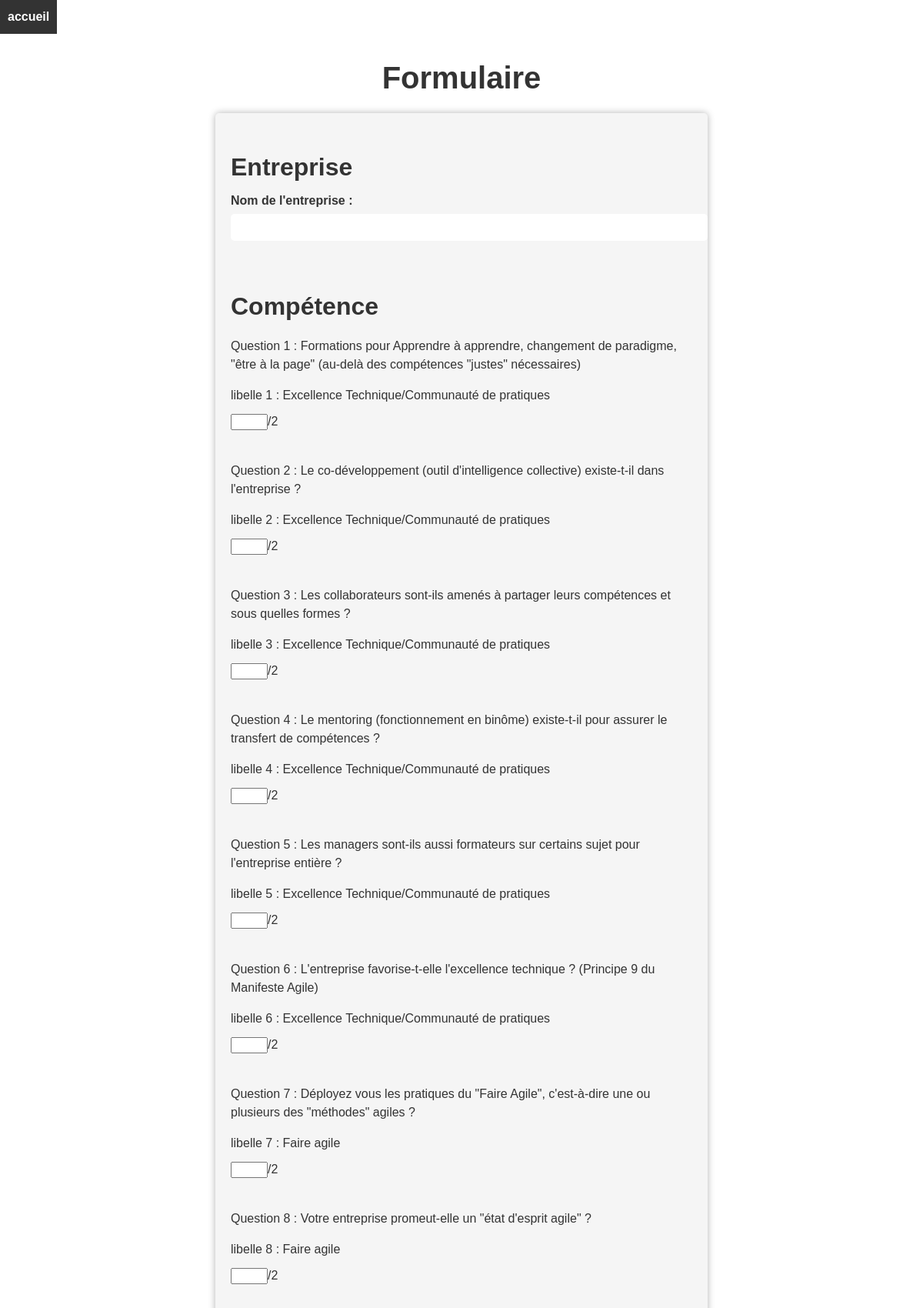
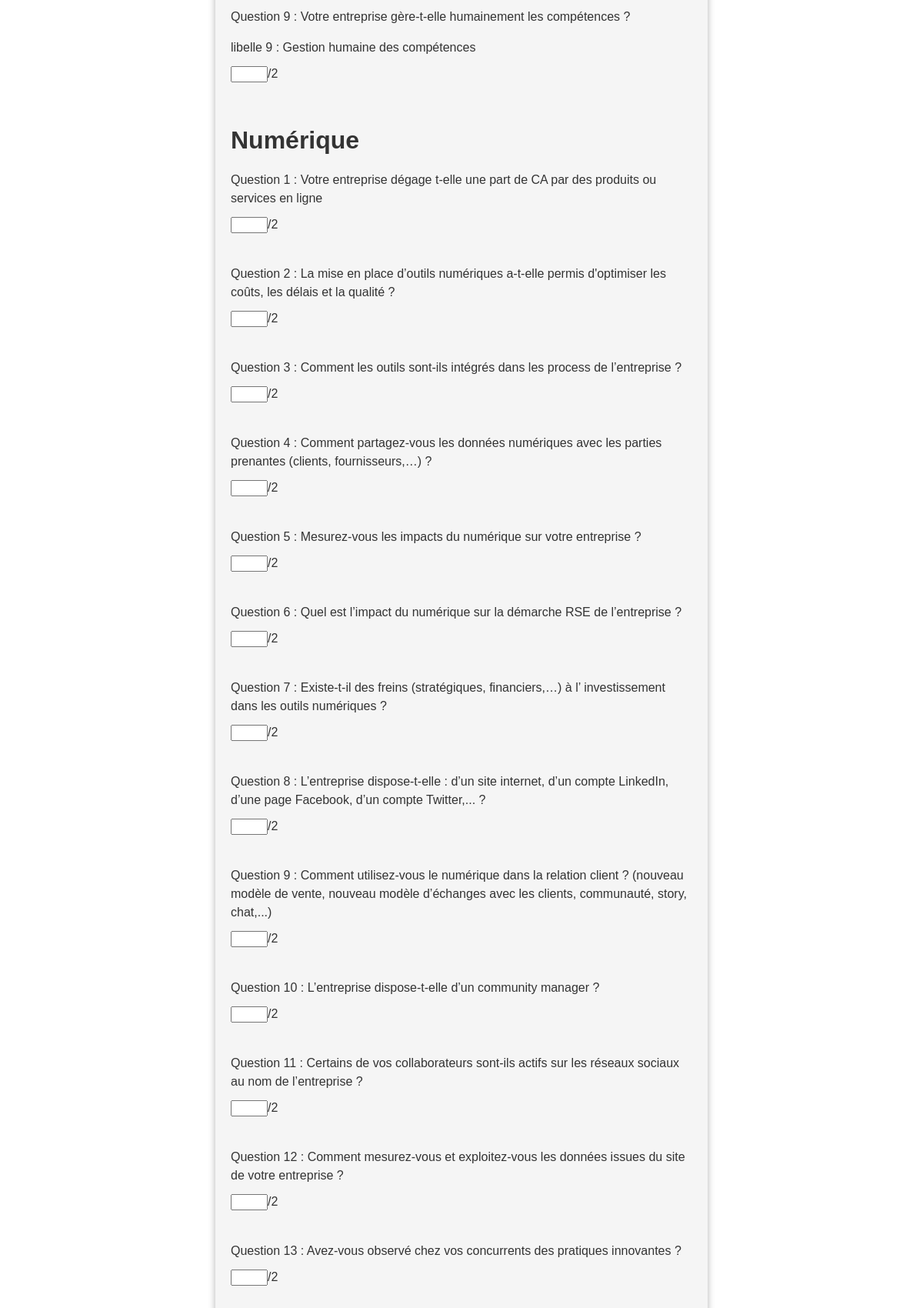
Screenshot of /pages/creation.php (upper part) with the database file from the repository (2 pictures, top to bottom).
### tables this page shows
CREATE TABLE `questionnement_competence` (
  `id` int(8) NOT NULL,
  `question` text NOT NULL,
  `id_item` int(8) NOT NULL
);

CREATE TABLE `competence_item` (
  `id` int(8) NOT NULL,
  `libelle` text NOT NULL,
  `progresser` text NOT NULL
);

CREATE TABLE `questionnement_numerique` (
  `id` int(8) NOT NULL,
  `id_item` int(11) NOT NULL,
  `question` text NOT NULL
);

### pages/creation.php (the view, shortened to what this page needs)
<?php require "header.php";
?>
<!DOCTYPE html>
<html>
<head>
    <link href="../style/style.css" rel="stylesheet">
</head>
<body>
	<nav>
		<a href="../index.php">accueil</a>
	</nav>
	<h1>Formulaire</h1>
	<form method="POST" action="">
		<h2>Entreprise</h2>
		<label for="nom_entreprise">Nom de l'entreprise :</label>
		<input type="text" id="nom_entreprise" name="nom_entreprise"><br><br>
		<h2>Compétence</h2>
		<?php
			$requete = "SELECT questionnement_competence.id as id , competence_item.id as iditem , question , libelle from questionnement_competence
			INNER JOIN competence_item on questionnement_competence.id_item = competence_item.id;";
			$resultat = $conn->query($requete);
			if ($resultat->num_rows > 0) {
				$i = 1;
				while ($row = $resultat->fetch_assoc()) {
					echo '<p>Question ' . $i . ' : ' . $row["question"] . '</p>';
					echo '<p>libelle ' . $i . ' : ' . $row["libelle"] . '</p>';
					echo '<input type="number" min="0" max="2" name="score_question_' . $i . '">/2<br><br>';
					$i++;
				}
			}
		?>
		<h2>Numérique</h2>
		<?php
			$requete = "SELECT questionnement_numerique.id as id , numerique_item.id as iditem , question , libelle from questionnement_numerique
			INNER JOIN numerique_item on questionnement_numerique.id_item = numerique_item.id;";
			$resultat = $conn->query($requete);
			if ($resultat->num_rows > 0) {
				$i = 1;
				while ($row = $resultat->fetch_assoc()) {
					echo '<p>Question ' . $i . ' : ' . $row["question"] . '</p>';
					echo '<input type="number" min="0" max="2" name="score_question_' . $i . '">/2<br><br>';
					$i++;
				}
			}
		?>
		<?php
			$requete = "SELECT questionnement_reactivite.id as id , reactivite_item.id as iditem , question , libelle from questionnement_reactivite
			INNER JOIN reactivite_item on questionnement_reactivite.id_item = reactivite_item.id;";
			$resultat = $conn->query($requete);
			if ($resultat->num_rows > 0) {
				$i = 1;
				while ($row = $resultat->fetch_assoc()) {
					echo '<input type="number" min="0" max="2" name="score_question_' . $i . '">/2<br><br>';
					$i++;
				}
			}
		?>
	</form>
</body>
</html>

### style/style.css (style rules this page uses)
h1 { font-size: 2.5rem; font-weight: bold; margin-bottom: 1rem; text-align: center; }
h2 { font-size: 2rem; font-weight: bold; margin-bottom: 0.5rem; }
body { font-family: Arial, sans-serif; font-size: 16px; line-height: 1.5; color: #333; background-color: #fff; margin: 0; padding: 0; }
nav a { display: inline-block; padding: 10px; text-decoration: none; color: #333; font-weight: bold; }
form { max-width: 600px; margin: 0 auto; padding: 20px; background-color: #f5f5f5; border-radius: 5px; box-shadow: 0 0 10px rgba(0, 0, 0, 0.3); }
form p { margin-bottom: 10px; }
form label { display: block; margin-bottom: 5px; font-weight: bold; }
form input[type="text"], form input[type="email"], form input[type="password"] { width: 100%; padding: 10px; border-radius: 5px; border: none; margin-bottom: 10px; }

### rows the page displays
questionnement_competence: question "Formations pour Apprendre à apprendre, changement de paradigme, \"être à la page\" (au-delà des compétences \"justes\" nécessaires)", competence_item.libelle "Excellence Technique/Communauté de pratiques"
questionnement_competence: question "Le co-développement (outil d'intelligence collective) existe-t-il dans l'entreprise ?", competence_item.libelle "Excellence Technique/Communauté de pratiques"
questionnement_competence: question "Les collaborateurs sont-ils amenés à partager leurs compétences et sous quelles formes ?", competence_item.libelle "Excellence Technique/Communauté de pratiques"
questionnement_competence: question "Le mentoring (fonctionnement en binôme) existe-t-il pour assurer le transfert de compétences ?", competence_item.libelle "Excellence Technique/Communauté de pratiques"
questionnement_competence: question "Les managers sont-ils aussi formateurs sur certains sujet pour l'entreprise entière ?", competence_item.libelle "Excellence Technique/Communauté de pratiques"
questionnement_competence: question "L'entreprise favorise-t-elle l'excellence technique ? (Principe 9 du Manifeste Agile)", competence_item.libelle "Excellence Technique/Communauté de pratiques"
questionnement_competence: question "Déployez vous les pratiques du \"Faire Agile\", c'est-à-dire une ou plusieurs des \"méthodes\" agiles ?", competence_item.libelle "Faire agile"
questionnement_competence: question "Votre entreprise promeut-elle un \"état d'esprit agile\" ?", competence_item.libelle "Faire agile"
questionnement_competence: question "Votre entreprise gère-t-elle humainement les compétences ?", competence_item.libelle "Gestion humaine des compétences"
questionnement_numerique: question "Votre entreprise dégage t-elle une part de CA par des produits ou services en ligne"
questionnement_numerique: question "La mise en place d’outils numériques a-t-elle permis d'optimiser les coûts, les délais et la qualité ?"
questionnement_numerique: question "Comment les outils sont-ils intégrés dans les process de l’entreprise ?"
questionnement_numerique: question "Comment partagez-vous les données numériques avec les parties prenantes (clients, fournisseurs,…) ?"
questionnement_numerique: question "Mesurez-vous les impacts du numérique sur votre entreprise ?"
questionnement_numerique: question "Quel est l’impact du numérique sur la démarche RSE de l’entreprise ?"
questionnement_numerique: question "Existe-t-il des freins (stratégiques, financiers,…) à l’ investissement dans les outils numériques ?"
questionnement_numerique: question "L’entreprise dispose-t-elle : d’un site internet, d’un compte LinkedIn, d’une page Facebook, d’un compte Twitter,... ?"
questionnement_numerique: question "Comment utilisez-vous le numérique dans la relation client ? (nouveau modèle de vente, nouveau modèle d’échanges avec les clients, communauté, story, chat,...)"
questionnement_numerique: question "L’entreprise dispose-t-elle d’un community manager ?"
questionnement_numerique: question "Certains de vos collaborateurs sont-ils actifs sur les réseaux sociaux au nom de l’entreprise ?"
questionnement_numerique: question "Comment mesurez-vous et exploitez-vous les données issues du site de votre entreprise ?"
questionnement_numerique: question "Avez-vous observé chez vos concurrents des pratiques innovantes ?"
